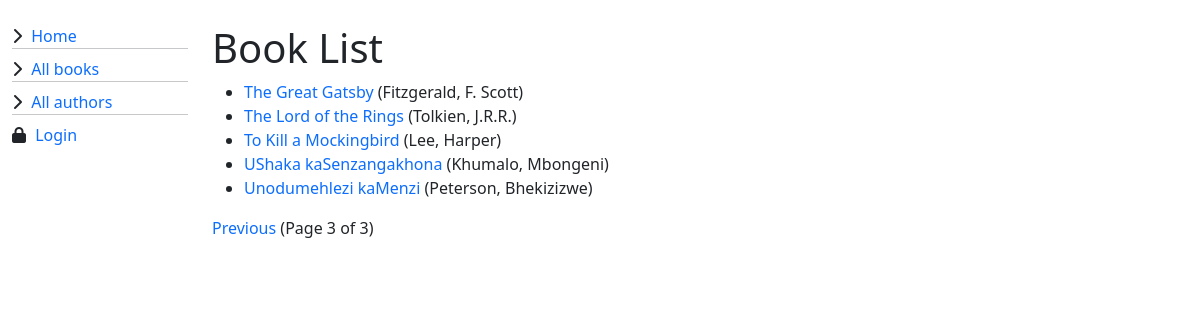
Page /catalog/books/?page=3 on the earlier database version.
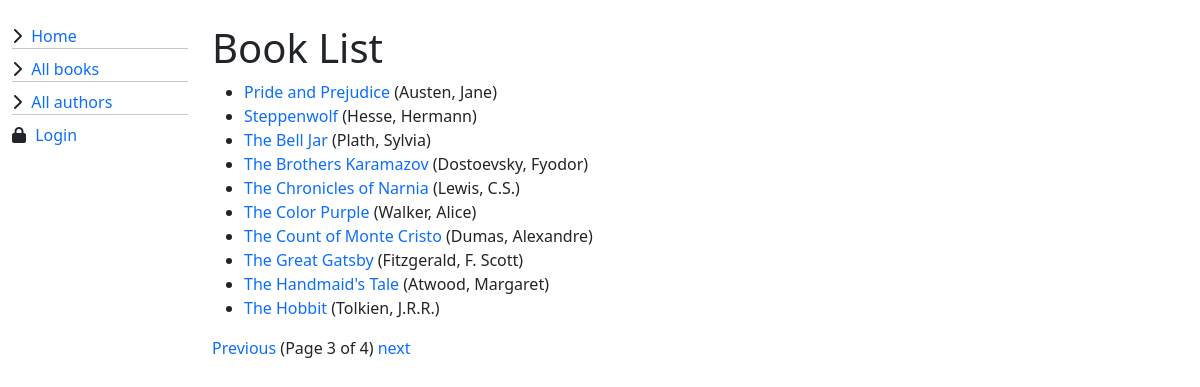
Same page on the later database version.
### catalog/models.py (models this page shows, shortened)
class Book(models.Model):
    title = models.CharField(max_length=200)
    author = models.ForeignKey("Author", on_delete=models.SET_NULL, null=True)
    summary = models.TextField(
        max_length=1000, help_text="Enter a brief description of the book")
    isbn = models.CharField("ISBN", max_length=13, unique=True,
                            help_text="13 Character <a href='https://www.isbn-international.org/content/what-isbn'>ISBN number</a>")
    genre = models.ManyToManyField(
        Genre,
        help_text="Select a genre for this book")
    language = models.ForeignKey(
        "Language",
        on_delete=models.SET_NULL,
        null=True)
    def get_absolute_url(self):
        return reverse("book-detail", args=[str(self.id)])
    def display_genre(self):
        """Create a string for the Genre. This is required to display the genre in Admin."""
        return ", ".join(genre.name for genre in self.genre.all()[:3])
    display_genre.short_description = "Genre"
    class Meta:
        ordering = ["title"]

class Author(models.Model):
    first_name = models.CharField(max_length=100)
    last_name = models.CharField(max_length=100)
    date_of_birth = models.DateField(null=True, blank=True)
    date_of_death = models.DateField("Died", null=True, blank=True)
    class Meta:
        ordering = ["last_name", "first_name"]
    def __str__(self) -> str:
        return f"{self.last_name}, {self.first_name}"

### catalog/views.py (the view)
# urls.py: path('books/', views.BookListView.as_view(), name='books'),
class BookListView(generic.ListView):
    def get_queryset(self):
        return Book.objects.all()
    def get_context_data(self, **kwargs):
        context = super(BookListView, self).get_context_data(**kwargs)
        context["some_data"] = "This is just some data"
        return context
    paginate_by = 10

### catalog/templates/catalog/book_list.html (shortened to what this page needs)
{% extends "base_generic.html" %}
{% block content %}
    <h1>Book List</h1>
    {% if book_list %}
        <ul>
            {% for book in book_list %}
                <li>
                    <a href="{{ book.get_absolute_url }}">{{ book.title }}</a>
                     ({{ book.author }})
                </li>
            {% endfor %}
        </ul>
    {% else %}
        <p>There are no books in the library.</p>
    {% endif %}
{% endblock %}

Differences in the rows shown:
no longer on this page (row unchanged): Book: title "The Lord of the Rings", author "Tolkien, J.R.R."
no longer on this page (row unchanged): Book: title "To Kill a Mockingbird", author "Lee, Harper"
no longer on this page (row unchanged): Book: title "UShaka kaSenzangakhona", author "Khumalo, Mbongeni"
no longer on this page (row unchanged): Book: title "Unodumehlezi kaMenzi", author "Peterson, Bhekizizwe"
now on this page (row unchanged): Book: title "Pride and Prejudice", author "Austen, Jane"
now on this page (row unchanged): Book: title "Steppenwolf", author "Hesse, Hermann"
added Book: title "The Bell Jar", author "Plath, Sylvia"
added Book: title "The Brothers Karamazov", author "Dostoevsky, Fyodor"
added Book: title "The Chronicles of Narnia", author "Lewis, C.S."
added Book: title "The Color Purple", author "Walker, Alice"
added Book: title "The Count of Monte Cristo", author "Dumas, Alexandre"
added Book: title "The Handmaid's Tale", author "Atwood, Margaret"
added Book: title "The Hobbit", author "Tolkien, J.R.R."
Other differences:
{{ page_obj.paginator.num_pages }}: "3" → "4"
text now shown: "next"
